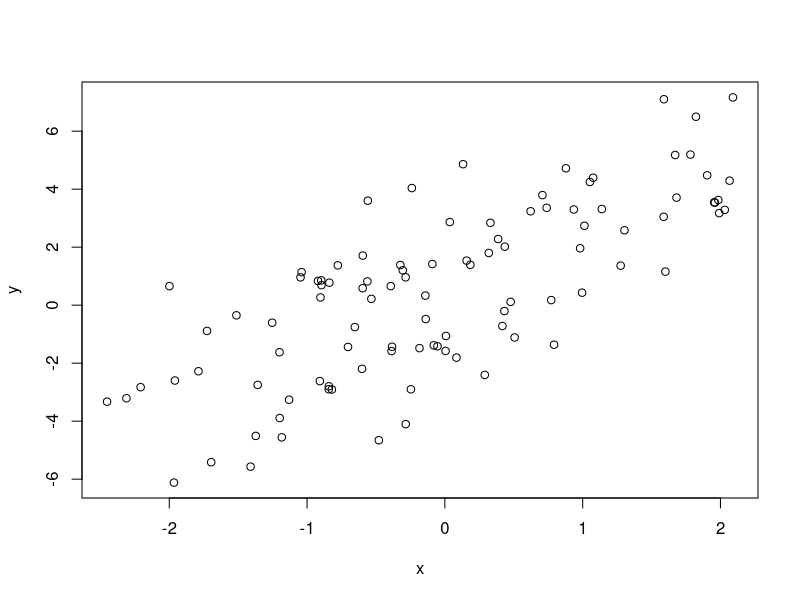
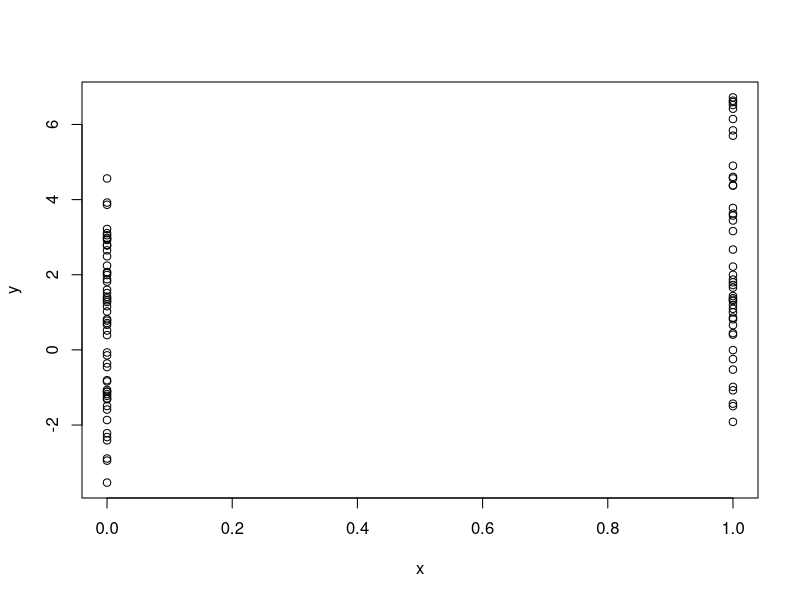
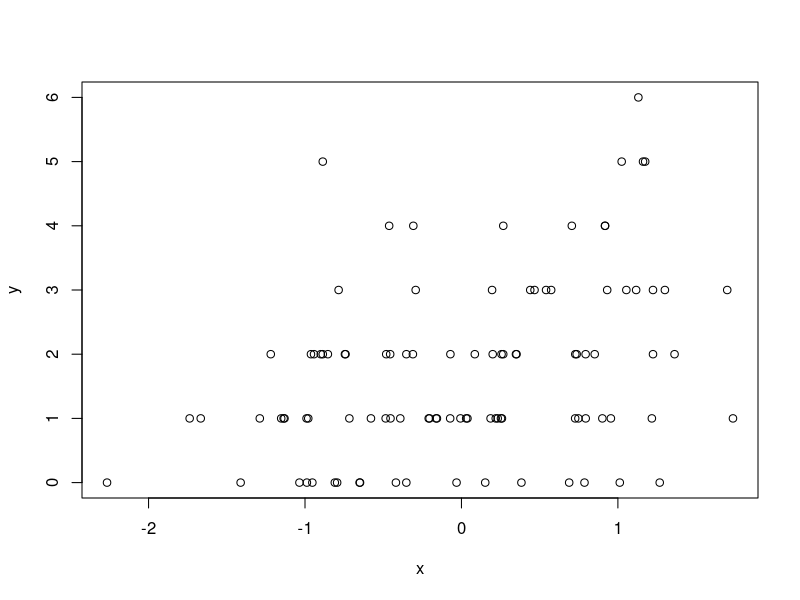

These figures' R source, in order:
## ---- chunk 1
str(airquality)
s <- split(airquality, airquality$Month)
str(s)
## ---- chunk 2
# r for random number generation
# d for density
# p for cumulative distribution (CDF)
# q for quantile distribution
str(rnorm)
str(dnorm)
str(pnorm)
str(qnorm)
set.seed(1)
rnorm(5)
rnorm(5)
set.seed(1) # reset seed
rnorm(5)

## Cummulative distribution
# Pr(x<=2) if rate (mean, lambda) is 2
ppois(2, 2)
# Pr(x<=4) if rate (mean, lambda) is 2
ppois(4, 2)
# Pr(x<=6) if rate (mean, lambda) is 2
ppois(6,2)

## ---- chunk 3
# y = b_0 + b_1*x + e
# e ~ N(0,2^2), x ~ N(0, 1^2), (b_0, b_1) = (0.5, 2)
# 100 observations

set.seed(2)
x <- rnorm(100)
e <- rnorm(100, 0, 2)
y <- 0.5 + 2*x + e
summary(y)
plot(x, y)

## ---- chunk 4
set.seed(2)
x <- rbinom(100, 1, 0.5)
e <- rnorm(100, 0, 2)
y <- 0.5 + 2*x + e
summary(y)
plot(x, y)
## ---- chunk 5
## Y ~ Poisson(mu) ## Poisson with mean mu
## log(mu) = b_0 + b_1*x
## b_0 = 0.5, b_1 = 0.3
set.seed(3)
x <- rnorm(100)
mu <- exp(0.5 + 0.3*x)

y <- rpois(100, exp(log(mu)))
summary(y) 
plot(x, y)
## ---- chunk 6
str(sample)
set.seed(4)
sample(1:10, 4)
sample(1:10, 4)
set.seed(4)
sample(1:10, 4)

sample(letters, 5)

sample(1:10) ## permutation
sample(1:10, replace = TRUE) ## with replacement\
## ---- chunk 7
## system.time()  how long does it take to evaluate an expression
## summaryRprof() summarizes the output form Rprof()
## use the by.self to subsstract the lower level functions

